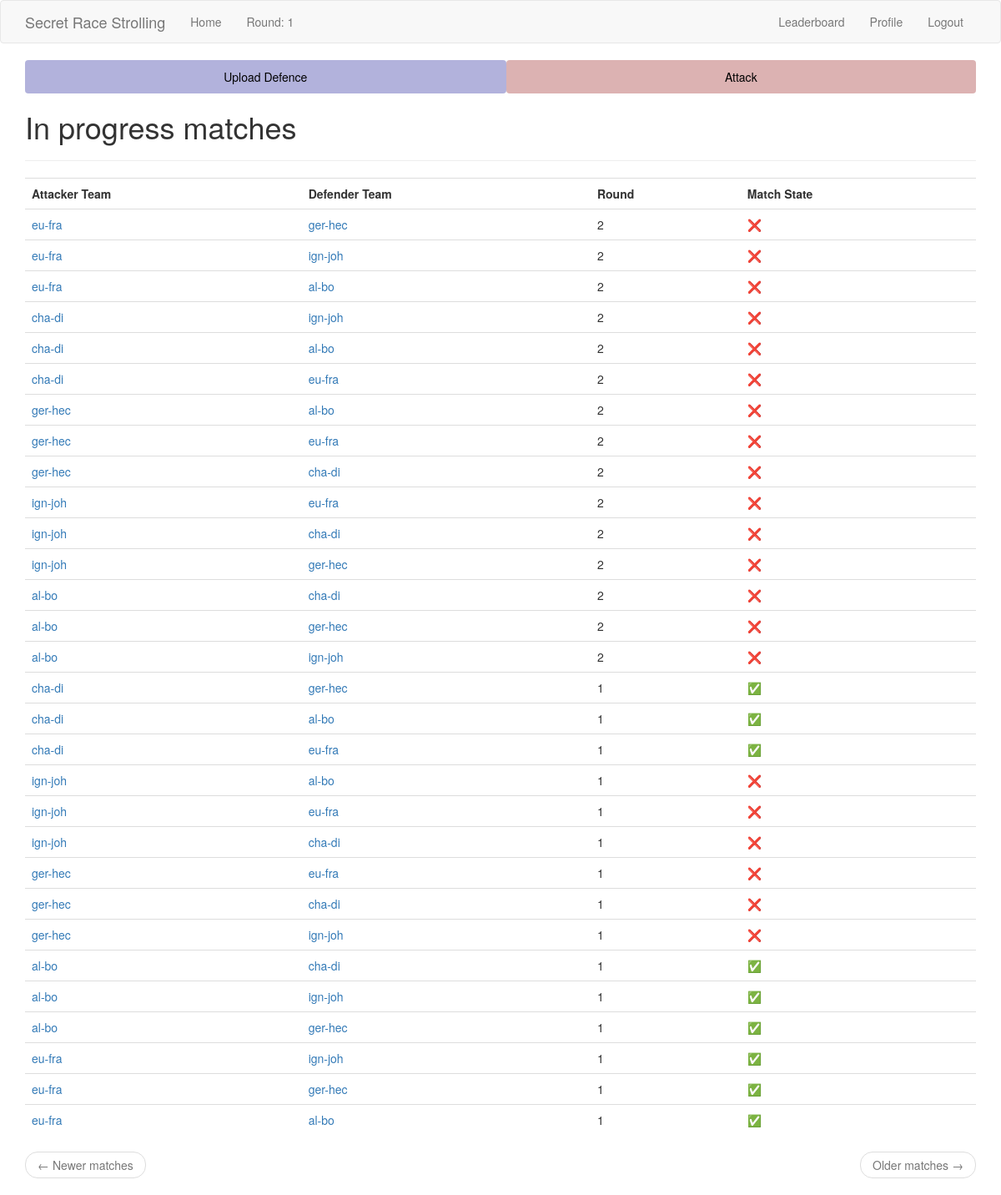
The page /index (signed in) on the database its author committed.
### app/models.py (models this page shows, shortened)
class Match(db.Model):
    id = db.Column(db.Integer, primary_key=True)
    defender_team_id = db.Column(db.Integer, db.ForeignKey("team.id"))
    attacker_team_id = db.Column(db.Integer, db.ForeignKey("team.id"))
    round = db.Column(db.Integer, index=True)
    __table_args__ = (
        db.UniqueConstraint(
            "defender_team_id",
            "attacker_team_id",
            "round",
            name="_match_pair_once_per_round",
        ),
    )
    attacks = db.relationship(
        "Attack",
        backref="match",
        foreign_keys="Attack.match_id",
        lazy="dynamic",
    )
    @staticmethod
    def paginate_and_itemize_match_query(
        matches: Query, page: int, matches_per_page: int, current_user_team: Team
    ) -> tuple[Pagination, list[dict]]:
        matches_sub = matches.subquery()
        attacks_done = (
            db.session.query(matches_sub.c.id)
            .join(Attack, Attack.match_id == matches_sub.c.id)
            .all()
        )
        attacks_done = [attack_done[0] for attack_done in attacks_done]
        paginated = matches.paginate(page, matches_per_page)
        matches_items = paginated.items
        for m in matches_items:
            m.match_done = m.id in attacks_done
        return paginated, matches_items

class Team(db.Model):
    id = db.Column(db.Integer, primary_key=True)
    team_name = db.Column(db.String(64), index=True, unique=True)
    member1_id = db.Column(db.Integer, db.ForeignKey("user.id"), unique=True)
    member2_id = db.Column(db.Integer, db.ForeignKey("user.id"), unique=True)
    defences = db.relationship(
        "Defence",
        backref="defender_team",
        foreign_keys="Defence.defender_team_id",
        lazy="dynamic",
    )
    defence_matches = db.relationship(
        "Match",
        backref="defender_team",
        foreign_keys="Match.defender_team_id",
        lazy="dynamic",
    )
    attack_matches = db.relationship(
        "Match",
        backref="attacker_team",
        foreign_keys="Match.attacker_team_id",
        lazy="dynamic",
    )

### app/routes.py (the view)
@app.route("/")
@app.route("/index", methods=["GET"])
@login_required
def index():
    page = request.args.get("page", 1, type=int)
    pagination, matches_items = Match.paginate_and_itemize_match_query(
        db.session.query(Match).order_by(Match.round.desc()),
        page,
        app.config["MATCHES_PER_PAGE"],
        current_user.team(),
    )
    next_url = (
        url_for("index", page=pagination.next_num) if pagination.has_next else None
    )
    prev_url = (
        url_for("index", page=pagination.prev_num) if pagination.has_prev else None
    )
    return render_template(
        "index.html",
        title="Home",
        matches=matches_items,
        next_url=next_url,
        prev_url=prev_url,
    )

### app/models.py (called while the page is built)
@login.user_loader
def load_user(id: int) -> User:
    return User.query.get(int(id))

    def team(self) -> Optional["Team"]:
        return (
            db.session.query(Team)
            .filter(or_(Team.member1_id == self.id, Team.member2_id == self.id))
            .first()
        )

    def has_team(self) -> bool:
        return self.team() is not None

### app/templates/index.html
{% extends "base.html" %}
{% import 'bootstrap/wtf.html' as wtf %}
{% block app_content %}
<h1>
    In progress matches
</h1>
<hr>
<table class="table table-hover">
    <tr>
        <th>Attacker Team</th>
        <th>Defender Team</th>
        <th>Round</th>
        <th>Match State</th>
    </tr>
    {% for match in matches %}
    {% include '_match.html' %}
    {% endfor %}
</table>
<nav aria-label="...">
    <ul class="pager">
        <li class="previous{% if not prev_url %} disabled{% endif %}">
            <a href="{{ prev_url or '#' }}">
                <span aria-hidden="true">&larr;</span> Newer matches
            </a>
        </li>
        <li class="next{% if not next_url %} disabled{% endif %}">
            <a href="{{ next_url or '#' }}">
                Older matches <span aria-hidden="true">&rarr;</span>
            </a>
        </li>
    </ul>
</nav>
{% endblock %}

### app/templates/_match.html
<tr>
    <td>
        <a href="{{ url_for('team', team_name=match.attacker_team.team_name) }}">
            {{ match.attacker_team.team_name }}</a>
    </td>
    <td>
        <a href="{{ url_for('team', team_name=match.defender_team.team_name) }}">{{ match.defender_team.team_name }}
        </a>
    </td>
    <td>
        {{ match.round }}
    </td>
    <td>
        {% if match.match_done %} ✅ {% else %} ❌ {% endif %}
    </td>
</tr>

### rows shown on the page
Match: attacker_team.team_name "eu-fra", defender_team.team_name "ger-hec", round "2"
Match: attacker_team.team_name "eu-fra", defender_team.team_name "ign-joh", round "2"
Match: attacker_team.team_name "eu-fra", defender_team.team_name "al-bo", round "2"
Match: attacker_team.team_name "cha-di", defender_team.team_name "ign-joh", round "2"
Match: attacker_team.team_name "cha-di", defender_team.team_name "al-bo", round "2"
Match: attacker_team.team_name "cha-di", defender_team.team_name "eu-fra", round "2"
Match: attacker_team.team_name "ger-hec", defender_team.team_name "al-bo", round "2"
Match: attacker_team.team_name "ger-hec", defender_team.team_name "eu-fra", round "2"
Match: attacker_team.team_name "ger-hec", defender_team.team_name "cha-di", round "2"
Match: attacker_team.team_name "ign-joh", defender_team.team_name "eu-fra", round "2"
Match: attacker_team.team_name "ign-joh", defender_team.team_name "cha-di", round "2"
Match: attacker_team.team_name "ign-joh", defender_team.team_name "ger-hec", round "2"
Match: attacker_team.team_name "al-bo", defender_team.team_name "cha-di", round "2"
Match: attacker_team.team_name "al-bo", defender_team.team_name "ger-hec", round "2"
Match: attacker_team.team_name "al-bo", defender_team.team_name "ign-joh", round "2"
Match: attacker_team.team_name "cha-di", defender_team.team_name "ger-hec", round "1"
Match: attacker_team.team_name "cha-di", defender_team.team_name "al-bo", round "1"
Match: attacker_team.team_name "cha-di", defender_team.team_name "eu-fra", round "1"
Match: attacker_team.team_name "ign-joh", defender_team.team_name "al-bo", round "1"
Match: attacker_team.team_name "ign-joh", defender_team.team_name "eu-fra", round "1"
Match: attacker_team.team_name "ign-joh", defender_team.team_name "cha-di", round "1"
Match: attacker_team.team_name "ger-hec", defender_team.team_name "eu-fra", round "1"
Match: attacker_team.team_name "ger-hec", defender_team.team_name "cha-di", round "1"
Match: attacker_team.team_name "ger-hec", defender_team.team_name "ign-joh", round "1"
Match: attacker_team.team_name "al-bo", defender_team.team_name "cha-di", round "1"
Match: attacker_team.team_name "al-bo", defender_team.team_name "ign-joh", round "1"
Match: attacker_team.team_name "al-bo", defender_team.team_name "ger-hec", round "1"
Match: attacker_team.team_name "eu-fra", defender_team.team_name "ign-joh", round "1"
Match: attacker_team.team_name "eu-fra", defender_team.team_name "ger-hec", round "1"
Match: attacker_team.team_name "eu-fra", defender_team.team_name "al-bo", round "1"

### other values the page prints
{{ config["ROUND"] }} "1"
